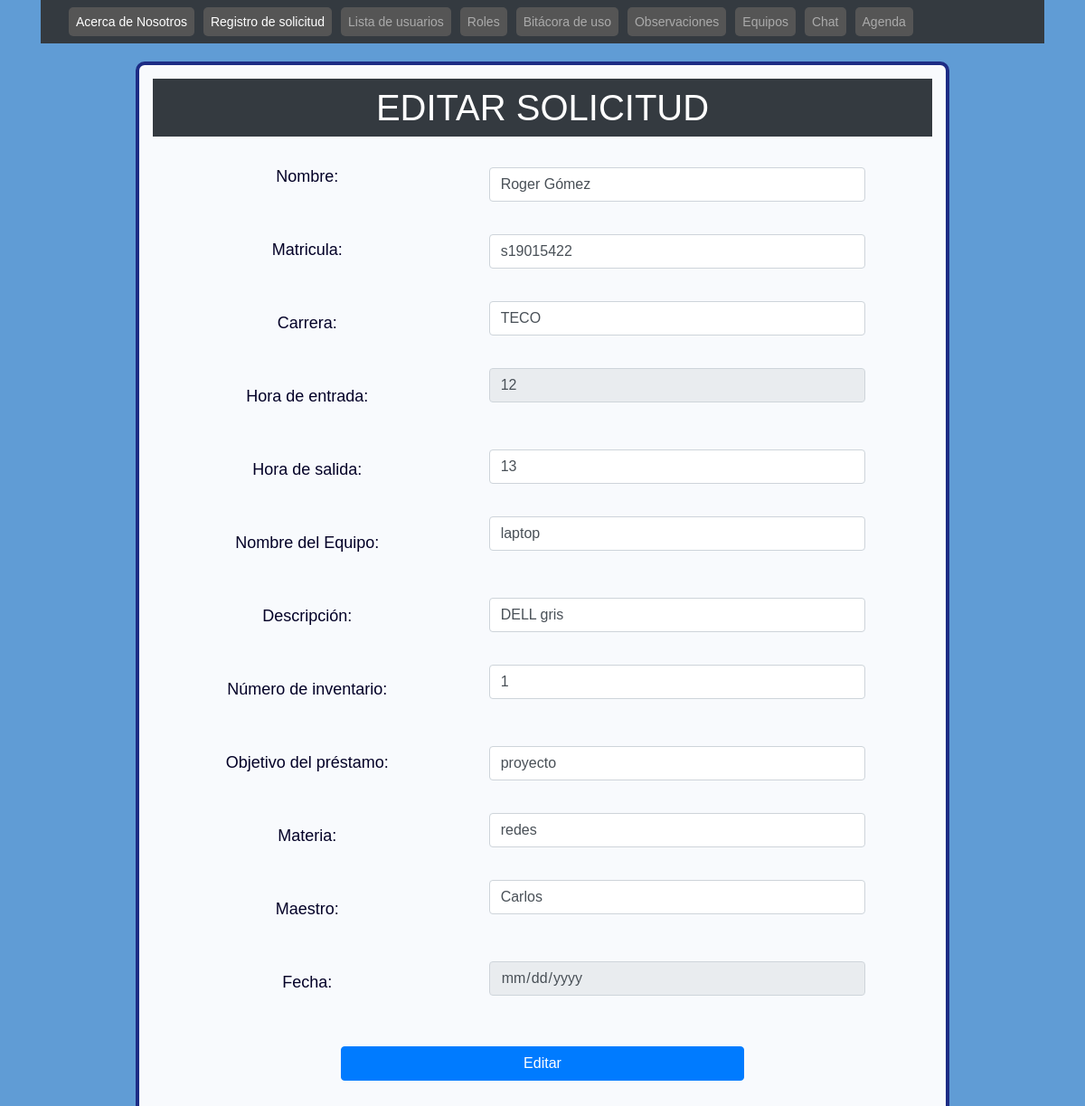
/ProyectoTW/solicitudes/editar.php?codigo=1, run on an earlier commit of the app's database.
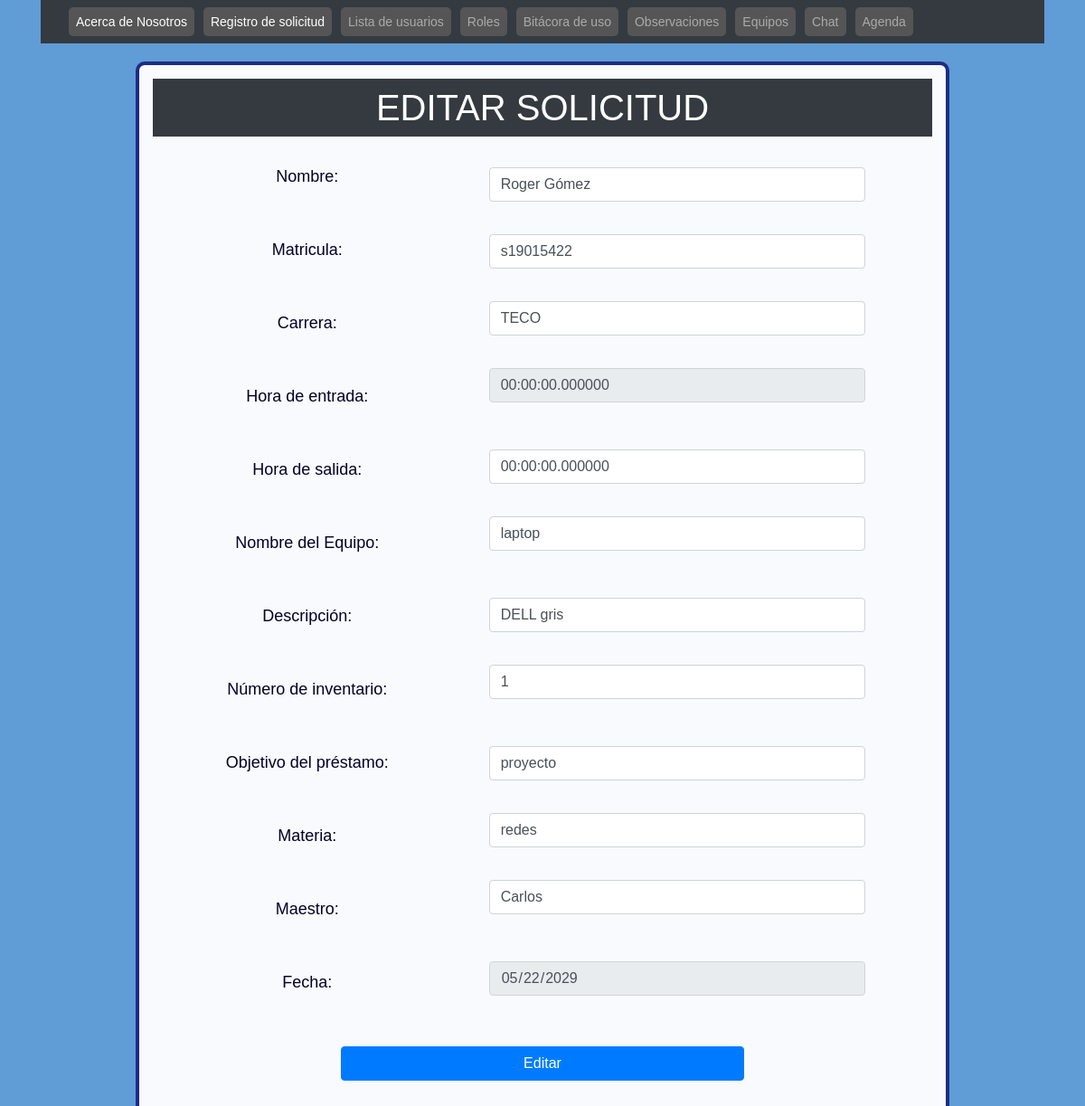
And on a later commit of the database.
### tables this page shows
CREATE TABLE `solicitud` (
  `codigo` int(11) NOT NULL,
  `nombre` varchar(100) DEFAULT NULL,
  `matricula` varchar(20) DEFAULT NULL,
  `carrera` varchar(20) DEFAULT NULL,
  `hora_entrada` time(6) DEFAULT NULL,
  `hora_salida` time(6) NOT NULL,
  `nom_equipo` varchar(20) DEFAULT NULL,
  `descripcion` varchar(200) DEFAULT NULL,
  `num_inventario` int(100) DEFAULT NULL,
  `objetivo_prestamo` varchar(200) DEFAULT NULL,
  `materia` varchar(100) DEFAULT NULL,
  `maestro` varchar(100) DEFAULT NULL,
  `fecha` date DEFAULT NULL
);

### ProyectoTW/solicitudes/editar.php (the view, shortened to what the changed rows need)
<?php include 'template/header.php' ?>
<?php
    include_once 'model/conexion.php';
    $codigo = $_GET['codigo'];
    $sentencia = $bd->prepare("select * from solicitud where codigo = ?;");
    $sentencia->execute([$codigo]);
    $solicitud = $sentencia->fetch(PDO::FETCH_OBJ);
?>
<div class="card-body">
    <div class="login2"class="container mt-2 ml-2" >
            <h1 class="p-2 bg-dark" >EDITAR SOLICITUD</h1>
                <form class="p-8" method="POST" action="editarProceso.php">
                    <div class="form-group row">
                        <div class="col-sm-6" >
                        <br>
                            <input type="text" class="form-control" name="txtNombre" required
                        value="<?php echo $solicitud->nombre; ?>"><br>
                            <input type="text" class="form-control" name="txtMatricula" autofocus required
                        value="<?php echo $solicitud->matricula; ?>"><br>
                            <input type="text" class="form-control" name="txtCarrera" autofocus required
                        value="<?php echo $solicitud->carrera; ?>"><br>
                            <input class="form-control" name="txtEntrada" autofocus required
                        value="<?php echo $solicitud->hora_entrada; ?>" readonly><br><br>
                            <input class="form-control" name="txtSalida"  autofocus required
                        value="<?php echo $solicitud->hora_salida; ?>"><br>
                            <input type="text" class="form-control" name="txtEquipo" required
                        value="<?php echo $solicitud->nom_equipo; ?>"><br><br>
                            <input type="text"  class="form-control" name="txtDescripcion" required
                        value="<?php echo $solicitud->descripcion; ?>"><br>
                            <input type="text" class="form-control" name="txtInventario" required
                        value="<?php echo $solicitud->num_inventario; ?>"><br><br>
                            <input type="text" class="form-control" name="txtPrestamo" required
                        value="<?php echo $solicitud->objetivo_prestamo; ?>"><br>
                            <input type="text" class="form-control" name="txtMateria" required
                        value="<?php echo $solicitud->materia; ?>"><br>
                            <input type="text" class="form-control" name="txtMaestro" required
                        value="<?php echo $solicitud->maestro; ?>"><br><br>
                            <input type="date" class="form-control" name="txtFecha" autofocus required
                        value="<?php echo $solicitud->fecha;?>" readonly>
                        </div>
                    </div>
                </form>
    </div>
</div>

What changed in the data, as far as the page shows it:
changed solicitud "Roger Gómez": txtEntrada "12" → "00:00:00.000000"; txtSalida "13" → "00:00:00.000000"; txtFecha (not shown) → "05/22/2029"
